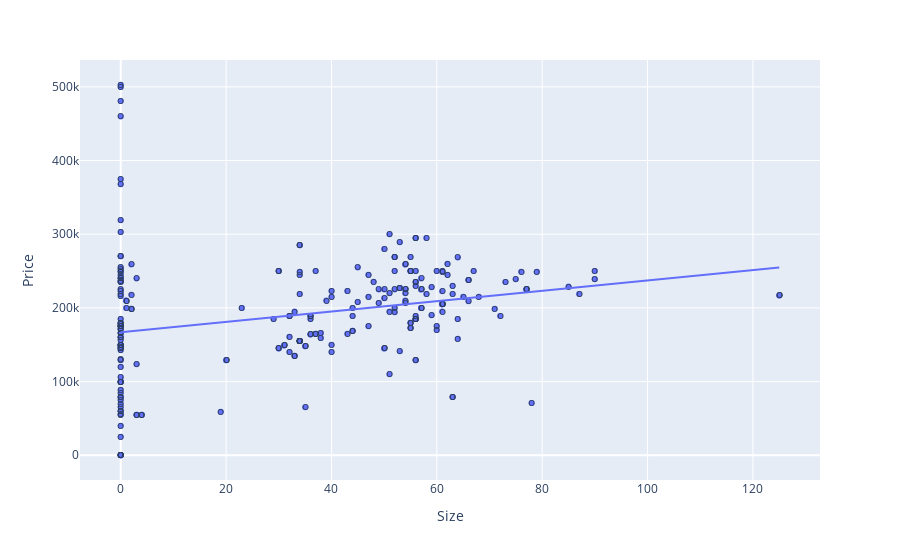

Notebook code cell kept with this figure:
### Markdown cell above
# Plot the Data from the Database

### Code cell
import pandas as pd
import plotly.graph_objs as go
from sklearn import datasets, linear_model
from sklearn.metrics import mean_squared_error, r2_score

with open('Real-Estate-Database.json', 'r') as db:
    database = db.read()
db = json.loads(database)


df = pd.DataFrame({"Size": [x["size_num"] for x in db],
                  "Price": [x["price_num"] for x in db],
                  "description": [x["description"] for x in db],
                  "address": [x["address"] for x in db],
                  "text":  ["<a href=\"{}\">{}</a>".format(url["link"],"o") for url in db],
                  "title": [x["title"] for x in db]
                  }
                 )


import plotly.express as px


fig = px.scatter(df, x="Size", y="Price", text=df["text"], 
                 trendline="ols", 
                 hover_name="title", 
                 hover_data=["description", "address"]
                )
fig.show()

### Figure 1 — Plotly figure (JSON) as saved in the notebook; plotly's stock layout.template omitted (floating-point values rounded to 4 significant figures; data arrays with more than 128 entries replaced by an {"elided": "..."} marker saying what was removed)
{"data": [{"customdata": {"elided": "248x2 str values"}, "hovertemplate": "<b>%{hovertext}</b><br><br>Size=%{x}<br>Price=%{y}<br>text=%{text}<br>description=%{customdata[0]}<br>address=%{customdata[1]}<extra></extra>", "hovertext": {"elided": "248 str values"}, "legendgroup": "", "marker": {"color": "#636efa", "symbol": "circle"}, "mode": "markers+text", "name": "", "orientation": "v", "showlegend": false, "text": {"elided": "248 str values"}, "type": "scatter", "x": {"elided": "248 int values"}, "xaxis": "x", "y": {"elided": "248 int values"}, "yaxis": "y"}, {"hovertemplate": "<b>OLS trendline</b><br>Price = 702.295 * Size + 167064<br>R<sup>2</sup>=0.064941<br><br>Size=%{x}<br>Price=%{y} <b>(trend)</b><extra></extra>", "legendgroup": "", "marker": {"color": "#636efa", "symbol": "circle"}, "mode": "lines", "name": "", "showlegend": false, "type": "scatter", "x": {"elided": "248 int values"}, "xaxis": "x", "y": {"elided": "248 float values"}, "yaxis": "y"}], "layout": {"legend": {"tracegroupgap": 0}, "margin": {"t": 60}, "xaxis": {"anchor": "y", "domain": [0, 1], "title": {"text": "Size"}}, "yaxis": {"anchor": "x", "domain": [0, 1], "title": {"text": "Price"}}}}
